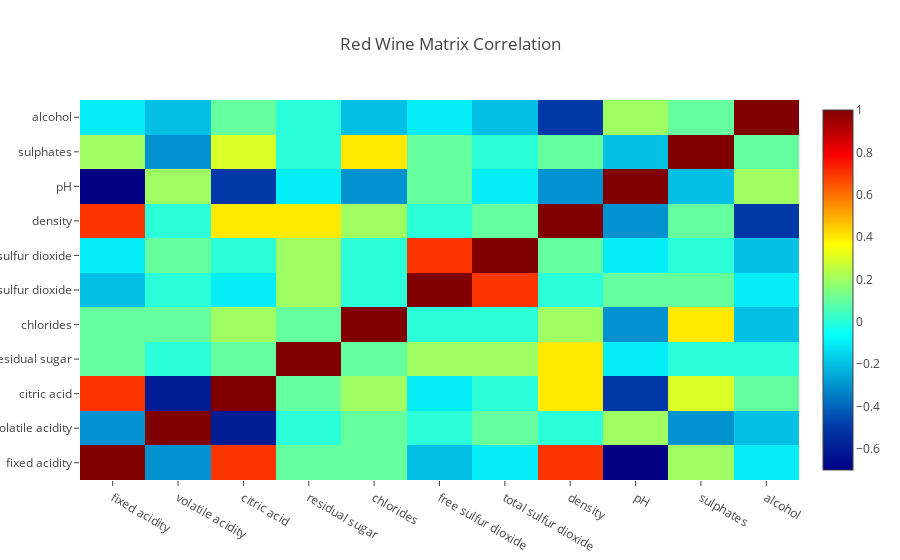

Here is the notebook cell this chart was saved with:
### Code cell
#Plot full figure
iplot(fig)

### Figure 1 — Plotly figure (JSON) as saved in the notebook; plotly's stock layout.template omitted (floating-point values rounded to 4 significant figures)
{"data": [{"colorscale": "Jet", "type": "heatmap", "uid": "5c868e35-4281-456e-a885-e98e30e2022f", "x": ["fixed acidity", "fixed acidity", "fixed acidity", "fixed acidity", "fixed acidity", "fixed acidity", "fixed acidity", "fixed acidity", "fixed acidity", "fixed acidity", "fixed acidity", "volatile acidity", "volatile acidity", "volatile acidity", "volatile acidity", "volatile acidity", "volatile acidity", "volatile acidity", "volatile acidity", "volatile acidity", "volatile acidity", "volatile acidity", "citric acid", "citric acid", "citric acid", "citric acid", "citric acid", "citric acid", "citric acid", "citric acid", "citric acid", "citric acid", "citric acid", "residual sugar", "residual sugar", "residual sugar", "residual sugar", "residual sugar", "residual sugar", "residual sugar", "residual sugar", "residual sugar", "residual sugar", "residual sugar", "chlorides", "chlorides", "chlorides", "chlorides", "chlorides", "chlorides", "chlorides", "chlorides", "chlorides", "chlorides", "chlorides", "free sulfur dioxide", "free sulfur dioxide", "free sulfur dioxide", "free sulfur dioxide", "free sulfur dioxide", "free sulfur dioxide", "free sulfur dioxide", "free sulfur dioxide", "free sulfur dioxide", "free sulfur dioxide", "free sulfur dioxide", "total sulfur dioxide", "total sulfur dioxide", "total sulfur dioxide", "total sulfur dioxide", "total sulfur dioxide", "total sulfur dioxide", "total sulfur dioxide", "total sulfur dioxide", "total sulfur dioxide", "total sulfur dioxide", "total sulfur dioxide", "density", "density", "density", "density", "density", "density", "density", "density", "density", "density", "density", "pH", "pH", "pH", "pH", "pH", "pH", "pH", "pH", "pH", "pH", "pH", "sulphates", "sulphates", "sulphates", "sulphates", "sulphates", "sulphates", "sulphates", "sulphates", "sulphates", "sulphates", "sulphates", "alcohol", "alcohol", "alcohol", "alcohol", "alcohol", "alcohol", "alcohol", "alcohol", "alcohol", "alcohol", "alcohol"], "y": ["fixed acidity", "volatile acidity", "citric acid", "residual sugar", "chlorides", "free sulfur dioxide", "total sulfur dioxide", "density", "pH", "sulphates", "alcohol", "fixed acidity", "volatile acidity", "citric acid", "residual sugar", "chlorides", "free sulfur dioxide", "total sulfur dioxide", "density", "pH", "sulphates", "alcohol", "fixed acidity", "volatile acidity", "citric acid", "residual sugar", "chlorides", "free sulfur dioxide", "total sulfur dioxide", "density", "pH", "sulphates", "alcohol", "fixed acidity", "volatile acidity", "citric acid", "residual sugar", "chlorides", "free sulfur dioxide", "total sulfur dioxide", "density", "pH", "sulphates", "alcohol", "fixed acidity", "volatile acidity", "citric acid", "residual sugar", "chlorides", "free sulfur dioxide", "total sulfur dioxide", "density", "pH", "sulphates", "alcohol", "fixed acidity", "volatile acidity", "citric acid", "residual sugar", "chlorides", "free sulfur dioxide", "total sulfur dioxide", "density", "pH", "sulphates", "alcohol", "fixed acidity", "volatile acidity", "citric acid", "residual sugar", "chlorides", "free sulfur dioxide", "total sulfur dioxide", "density", "pH", "sulphates", "alcohol", "fixed acidity", "volatile acidity", "citric acid", "residual sugar", "chlorides", "free sulfur dioxide", "total sulfur dioxide", "density", "pH", "sulphates", "alcohol", "fixed acidity", "volatile acidity", "citric acid", "residual sugar", "chlorides", "free sulfur dioxide", "total sulfur dioxide", "density", "pH", "sulphates", "alcohol", "fixed acidity", "volatile acidity", "citric acid", "residual sugar", "chlorides", "free sulfur dioxide", "total sulfur dioxide", "density", "pH", "sulphates", "alcohol", "fixed acidity", "volatile acidity", "citric acid", "residual sugar", "chlorides", "free sulfur dioxide", "total sulfur dioxide", "density", "pH", "sulphates", "alcohol"], "z": [1, -0.3, 0.7, 0.1, 0.1, -0.2, -0.1, 0.7, -0.7, 0.2, -0.1, -0.3, 1, -0.6, 0, 0.1, 0, 0.1, 0, 0.2, -0.3, -0.2, 0.7, -0.6, 1, 0.1, 0.2, -0.1, 0, 0.4, -0.5, 0.3, 0.1, 0.1, 0, 0.1, 1, 0.1, 0.2, 0.2, 0.4, -0.1, 0, 0, 0.1, 0.1, 0.2, 0.1, 1, 0, 0, 0.2, -0.3, 0.4, -0.2, -0.2, 0, -0.1, 0.2, 0, 1, 0.7, 0, 0.1, 0.1, -0.1, -0.1, 0.1, 0, 0.2, 0, 0.7, 1, 0.1, -0.1, 0, -0.2, 0.7, 0, 0.4, 0.4, 0.2, 0, 0.1, 1, -0.3, 0.1, -0.5, -0.7, 0.2, -0.5, -0.1, -0.3, 0.1, -0.1, -0.3, 1, -0.2, 0.2, 0.2, -0.3, 0.3, 0, 0.4, 0.1, 0, 0.1, -0.2, 1, 0.1, -0.1, -0.2, 0.1, 0, -0.2, -0.1, -0.2, -0.5, 0.2, 0.1, 1]}], "layout": {"title": "Red Wine Matrix Correlation"}}
